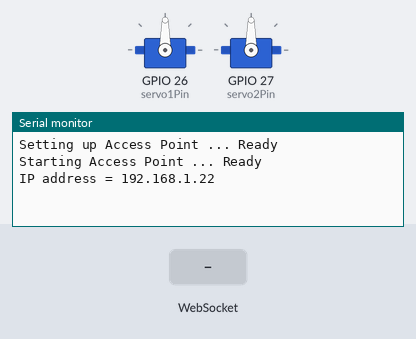
Bench run of a sketch on a simulated ESP32. On the bench: 2 × servo, the last lines printed to the serial monitor. Inputs (shaded band) come from the test bench.

Above: at 3.2 s.
3.3 s: WebSocket text "Servo 1" received
At 4.1 s:
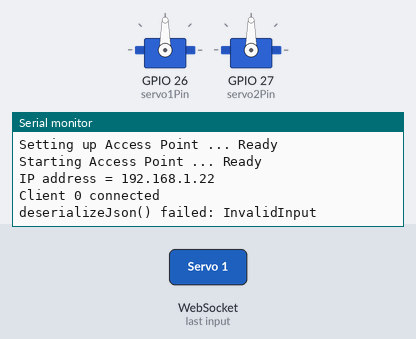
4.8 s: WebSocket text "1" received
At 5.3 s:
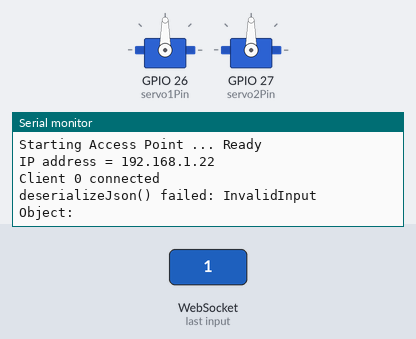

The sketch:

robtask.ino
```cpp
#include <ESP32Servo.h>
#include <WiFi.h>
#include <WebServer.h>
#include <WebSocketsServer.h>
#include <ArduinoJson.h>
#include <AccelStepper.h>

//Wifi
const char* ssid = "esp";
const char* password = "12345678";
// Configure IP addresses of the local access point
IPAddress local_IP(192,168,1,22);
IPAddress gateway(192,168,1,1);
IPAddress subnet(255,255,255,0);
// end wifi

// Server & Websocket
WebServer server(80);
String website = "";
WebSocketsServer webSocket = WebSocketsServer(81);
//end Server & Websocket

// Servos & their Function
#define step 5
Servo servo1;
Servo servo2;
int servo1Pin = 26;
int servo2Pin = 27;

void servo1step(int speed){
  servo1.write(90 + speed);
  delay(250);
  servo1.write(90);
}

void servo2step(int speed){
  servo2.write(90 + speed);
  delay(250);
  servo2.write(90);
}
//End Servos


void webSocketEvent(byte num, WStype_t type, uint8_t * payload, size_t length) {      // the parameters of this callback function are always the same -> num: id of the client who send the event, type: type of message, payload: actual data sent and length: length of payload
  switch (type) {                                     // switch on the type of information sent
    case WStype_DISCONNECTED:                         // if a client is disconnected, then type == WStype_DISCONNECTED
      Serial.println("Client " + String(num) + " disconnected");
      break;
    case WStype_CONNECTED:                            // if a client is connected, then type == WStype_CONNECTED
      Serial.println("Client " + String(num) + " connected");
      break;
    case WStype_TEXT:                                 // if a client has sent data, then type == WStype_TEXT
    //define the json object
      StaticJsonDocument<200> doc;
      DeserializationError error = deserializeJson(doc, payload);
      if (error) {
        Serial.print(F("deserializeJson() failed: "));
        Serial.println(error.f_str());
        return;
      }
      else {
        // parsing the json
        const char* obj = doc["obj"];
        Serial.println("Object: " + String(obj));


        if (strcmp(obj, "Servo 1") == 0){
          const char* dir = doc["direction"];
          Serial.println("catched servo1");
          if (strcmp(dir, "up") == 0){
            servo1step(10);
          }else{
            servo1step(-5);
          }
          break;
        }else if (strcmp(obj, "Servo 2") == 0){
          const char* dir = doc["direction"];
          Serial.println("catched servo2");
          if (strcmp(dir, "up") == 0){
            servo2step(-20);
          }else{
              servo2step(20);
          }

          break;
      }else if (strcmp(obj, "stepper") == 0){
        Serial.println("Catched Stepper");
        const int angle = doc["angle"];
        Serial.println("angle: " + String(angle));
        int steps = angle / 1.8;
        Serial.println("steps: " + String(steps));
      }
      /*
      HERE, the place for the stepper code
      Start with else if (strcmp(obj, "stepper") == 0)
      Parse the JSON if any new field is needed
      call the stepper function whatever it will do
      */

        break;
    }
  }
}


void setup() {
  Serial.begin(115200);                               // init serial port for debugging
  //wifi
  Serial.print("Setting up Access Point ... ");
  Serial.println(WiFi.softAPConfig(local_IP, gateway, subnet) ? "Ready" : "Failed!");

  Serial.print("Starting Access Point ... ");
  Serial.println(WiFi.softAP(ssid, password) ? "Ready" : "Failed!");

  Serial.print("IP address = ");
  Serial.println(WiFi.softAPIP());
  //end wifi

// server shit
  webSocket.begin();
  webSocket.onEvent(webSocketEvent);
  delay(2000);
 website = "<!DOCTYPE html><html><head> <title>Servo and Stepper Motor Control</title> <style> body { font-family: Arial, sans-serif; background-color: #f5f5f5; } .container { display: flex; justify-content: space-between; margin-top: 50px; width: 800px; margin: 50px auto; } .servo-container, .stepper-container { text-align: center; padding: 20px; background-color: #fff; box-shadow: 0 2px 6px rgba(0, 0, 0, 0.1); border-radius: 6px; } .servo-container { flex-basis: 45%; } .stepper-container { flex-basis: 45%; } h2 { margin-bottom: 10px; } .arrow { display: inline-block; width: 30px; height: 30px; border: 1px solid #000; text-align: center; line-height: 28px; cursor: pointer; margin: 0 5px; } .arrow:before { content: ''; display: inline-block; vertical-align: middle; } .up-arrow:before { border-left: 6px solid transparent; border-right: 6px solid transparent; border-bottom: 6px solid #000; } .down-arrow:before { border-left: 6px solid transparent; border-right: 6px solid transparent; border-top: 6px solid #000; } .stepper-input { width: 80%; padding: 5px; margin: 10px 0; } .rotate-button { background-color: #4CAF50; color: #fff; border: none; padding: 10px 20px; text-align: center; text-decoration: none; display: inline-block; font-size: 16px; cursor: pointer; border-radius: 4px; } .websocket-status { display: inline-block; margin-top: 20px; padding: 10px 20px; font-weight: bold; border-radius: 6px; } .connected { background-color: #4CAF50; color: #fff; } .connecting { background-color: #FFA500; color: #fff; } .disconnected { background-color: #FF0000; color: #fff; } </style></head><body> <div class='container'> <div class='servo-container'> <h2>Servo 1</h2> <div class='arrow up-arrow'></div> <div class='arrow down-arrow'></div> </div> <div class='servo-container'> <h2>Servo 2</h2> <div class='arrow up-arrow'></div> <div class='arrow down-arrow'></div> </div> </div> <div class='container'> <div class='stepper-container'> <h2>Stepper Motor</h2> <input type='number' class='stepper-input' id='angle-input' placeholder='Enter angle' /> <button class='rotate-button' id='rotate-button'>Rotate</button> </div> </div> <div class='websocket-status' id='websocket-status'></div> <script> const socket = new WebSocket('ws://' + window.location.hostname + ':81'); const websocketStatus = document.getElementById('websocket-status'); function sendServoData(servoId, direction) { const data = { obj: servoId, direction: direction }; socket.send(JSON.stringify(data)); } function sendStepperData(angle) { const data = { obj: 'stepper', angle: angle }; socket.send(JSON.stringify(data)); } const upArrows = document.querySelectorAll('.up-arrow'); const downArrows = document.querySelectorAll('.down-arrow'); upArrows.forEach((arrow) => { arrow.addEventListener('click', () => { const servoId = arrow.parentElement.querySelector('h2').textContent; sendServoData(servoId, 'up'); }); }); downArrows.forEach((arrow) => { arrow.addEventListener('click', () => { const servoId = arrow.parentElement.querySelector('h2').textContent; sendServoData(servoId, 'down'); }); }); const rotateButton = document.getElementById('rotate-button'); rotateButton.addEventListener('click', () => { const angleInput = document.getElementById('angle-input'); const angle = angleInput.value; sendStepperData(angle); }); socket.onopen = function() { websocketStatus.textContent = 'WebSocket status: Connected'; websocketStatus.className = 'websocket-status connected'; }; socket.onclose = function() { websocketStatus.textContent = 'WebSocket status: Disconnected'; websocketStatus.className = 'websocket-status disconnected'; }; socket.onerror = function() { websocketStatus.textContent = 'WebSocket status: Connecting...'; websocketStatus.className = 'websocket-status connecting'; }; </script></body></html>";
  server.on("/", []() {
  server.send(200, "text/html", website);
  });
  server.begin(); // init the server

  //end server shit


  // Attach the servos & make sure that their speed = 0
  servo1.attach(servo1Pin);
	servo2.attach(servo2Pin);
  servo1.write(90);
  servo2.write(90);

}

void loop() {
  server.handleClient();
  webSocket.loop();
  //delay(2000);
}
```

Measured:
- after the input at 3.3 s, the serial monitor: prints a new line at once (image 1)
- after the input at 4.8 s, the serial monitor: prints a new line at once (image 2)
